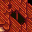

Rendered tile map (Tiled .tmx) drawn with the repository's tilesets; below, a short description and the full map source, tile grids included:
An orthogonal 2x2 tile map with 16x16 px tiles, 1 tile layer (AlwaysFront).

<map version="1.10" tiledversion="1.11.2" orientation="orthogonal" renderorder="right-down" width="2" height="2" tilewidth="16" tileheight="16" infinite="0" nextlayerid="3" nextobjectid="1">
 <tileset firstgid="1" name="MarkHouse" tilewidth="16" tileheight="16" tilecount="144" columns="12">
  <image source="spring_MarkHouse.png" width="192" height="192" />
 </tileset>
 <layer id="1" name="AlwaysFront" width="2" height="2">
  <data encoding="csv">
122,123,
134,135
</data>
 </layer>
 <objectgroup id="2" name="AlwaysFront" />
</map>
